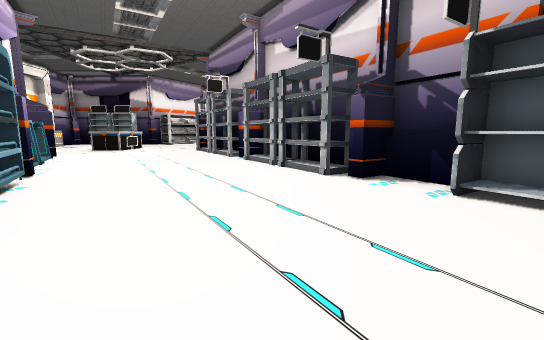
[1] (above)

21 first-person views from a walk through a Unity game level. The camera is 1.3 m above the floor, tilts 8° down and sees 90° across. The floor is counted in squares, 1 m on a side. Each view is taken from the middle of a square. On the plan, view 1 faces up. The plan holds only what a view shows up to about 13 squares ahead; the rest is blank. The place goes on beyond the plan. The player character is not drawn.

[2]
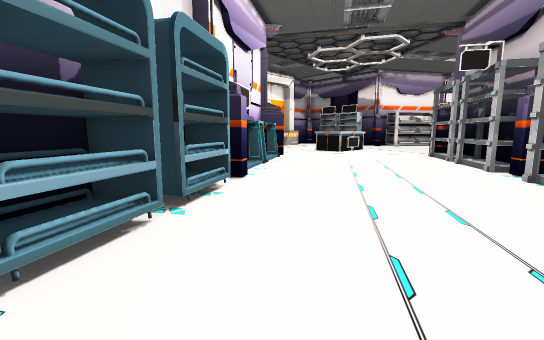

[3]
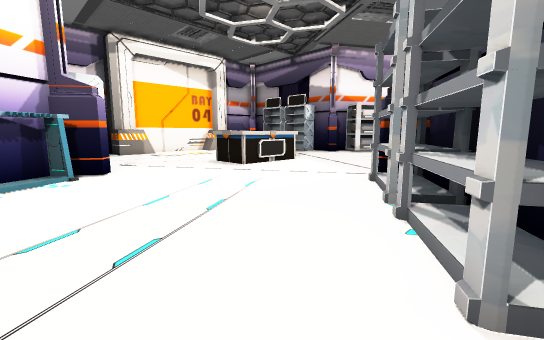

[4]
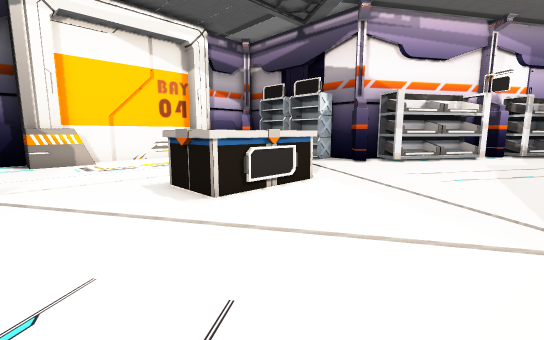

[5]
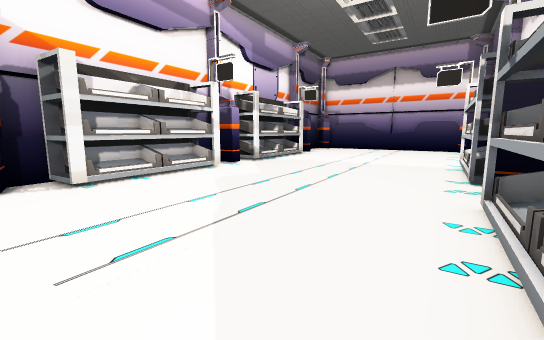

[6]
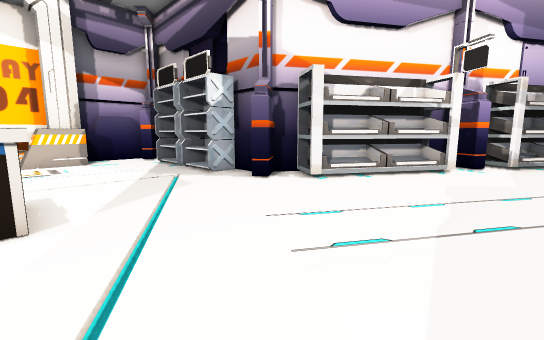

[7]
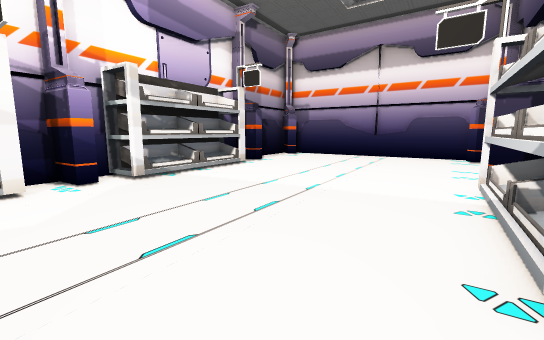

[8]
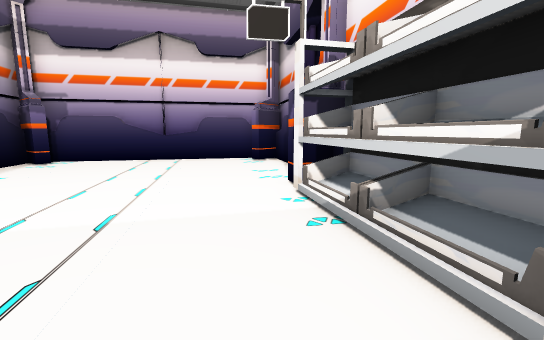

[9]
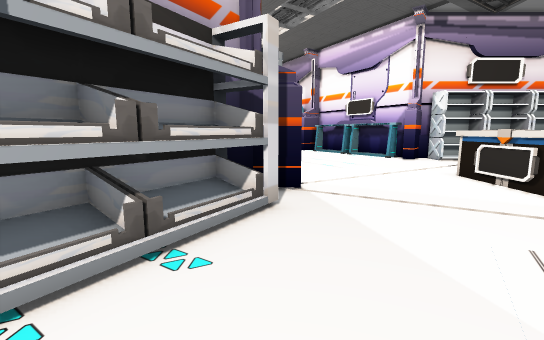

[10]
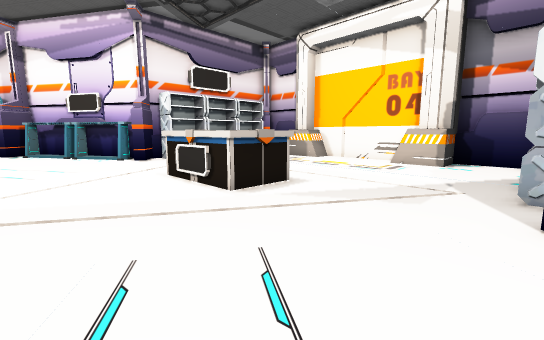

[11]
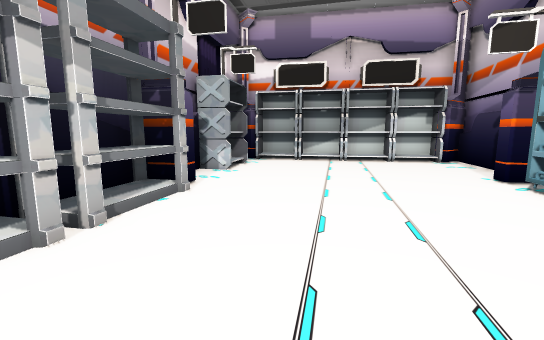

[12]
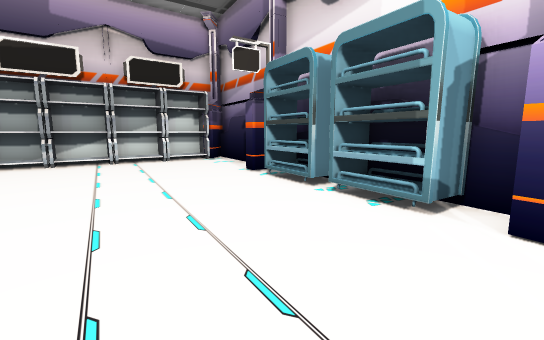

[13]
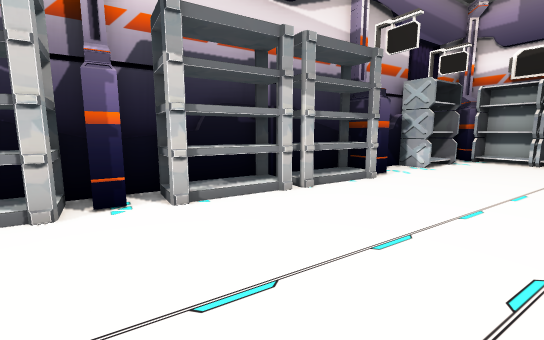

[14]
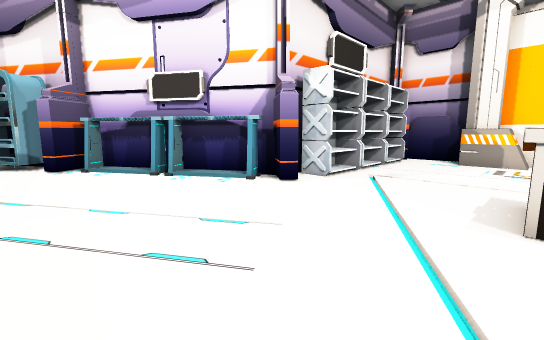

[15]
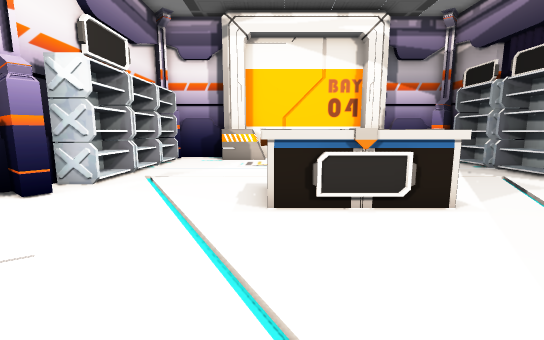

[16]
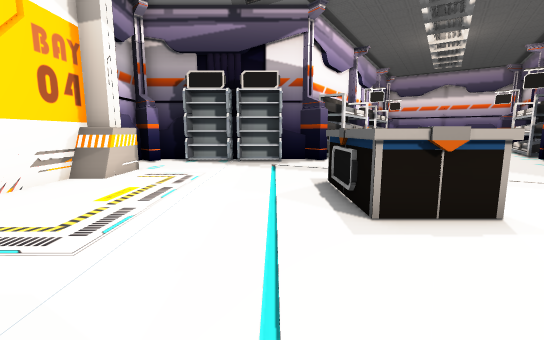

[17]
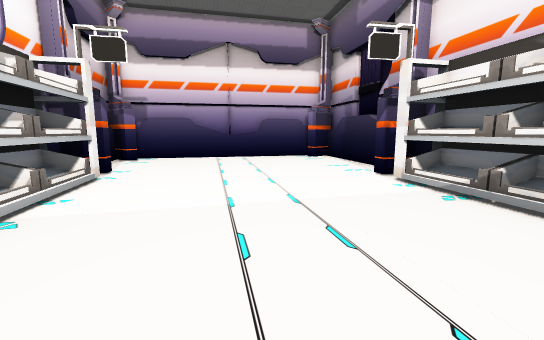

[18]
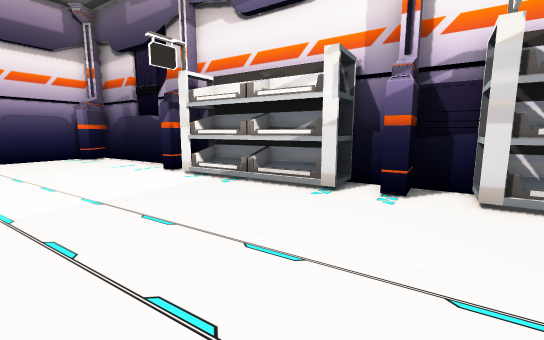

[19]
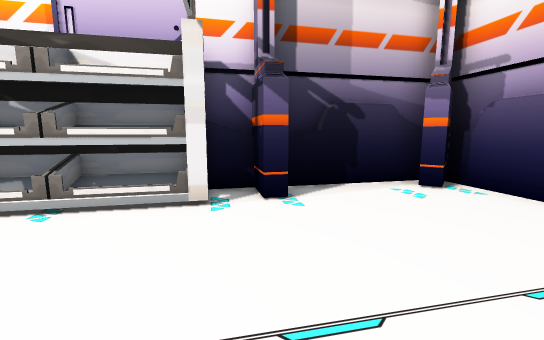

[20]
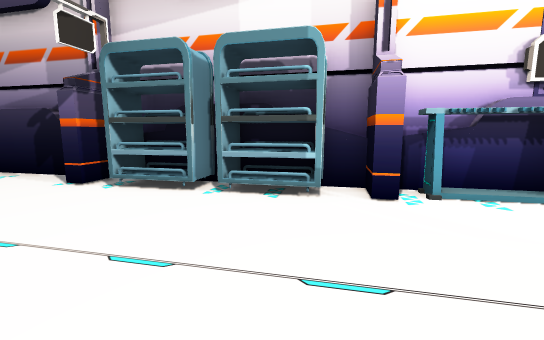

[21]
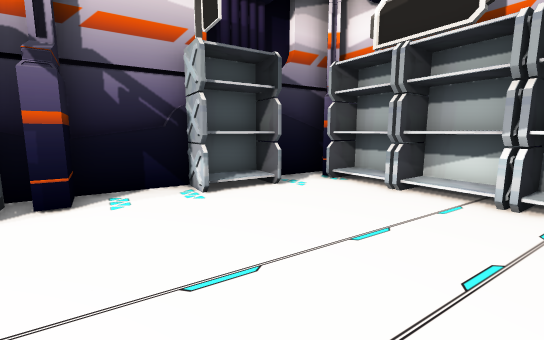

### Floor plan
Key: @ floor where view 1 was taken; # wall or solid block; . floor; O other object.
Columns run from 20 left of view 1 to 7 right of it. Each row starts with its distance up from view 1.
 44                  ####
 43                 ###.###
 42                 #....###
 41                ##......###
 40               ###........##
 39               #O..........#
 38               OOO.........#
 37              #OO..........#
 36              OO..........##
 35             #OO..........#
 34            ##O..........##
 33           ##..........O##
 32           #OO........OO
 31           OO........OO#
 30          OOO........OO
 29         #OO........OO#
 28 #########O.........O##
 27 ##OOOOO...........###
 26 #................OO#
 25 #................OO
 24 ##..............OO#
 23 ##.............OO##
 22 #.......OO.....OO
 21 #.......OO.....##
 20 #.......OO......##
 19 #.......OO.....OO#
 18 ##..............O##
 17 ##..............OO##
 16 #................OO#
 15 ##.O.O.O.........OO##
 14 ##OOOOOO##........O##
 13        ##O.........O##
 12         ##O........OO##
 11          #O.........OO#
 10          ##O........OO##
  9           ##O........OO#
  8            ###........O##
  7             #OO.........##
  6             #OO.........O##
  5             ##OO........OO#
  4              ##O.........O##
  3               #OO..........#
  2               ###........O##
  1                 #.......OO#
  0                 ##..@.OOO##
 -1                  #...OO#
 -2                  ##OO###
 -3                   ####

Positions as (right, up) in squares from view 1, and headings:
1: (0, 0), facing up
2: (-1, 3), facing up-left
3: (-2, 12), facing up-left
4: (-6, 16), facing up-left
5: (-6, 22), facing up
6: (-6, 22), facing up-left
7: (-3, 27), facing up
8: (-3, 29), facing up-right
9: (-5, 27), facing down
10: (-7, 27), facing down-left
11: (-4, 11), facing down-right
12: (-4, 11), facing down
13: (-6, 11), facing right
14: (-6, 19), facing down-left
15: (-6, 19), facing left
16: (-14, 15), facing up
17: (-6, 30), facing up-right
18: (-7, 30), facing right
19: (0, 36), facing up-left
20: (-2, 10), facing down-left
21: (-2, 4), facing right
